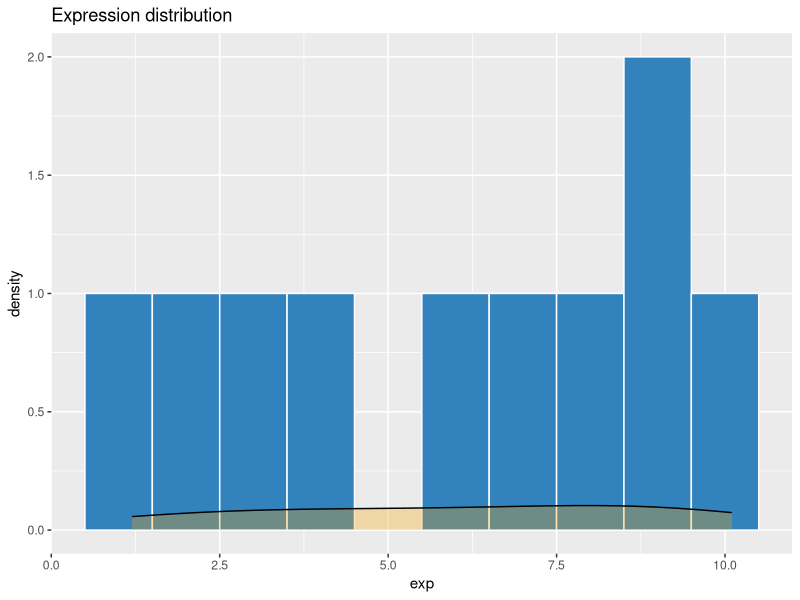
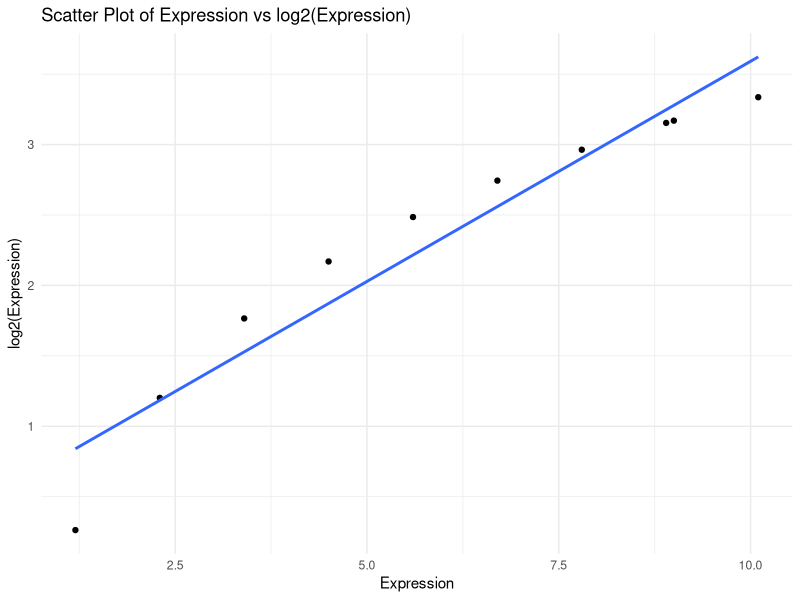
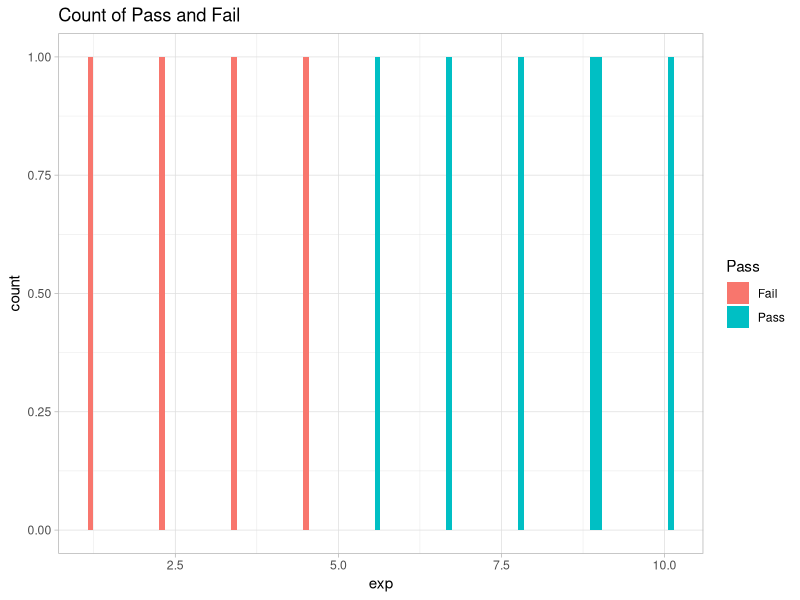
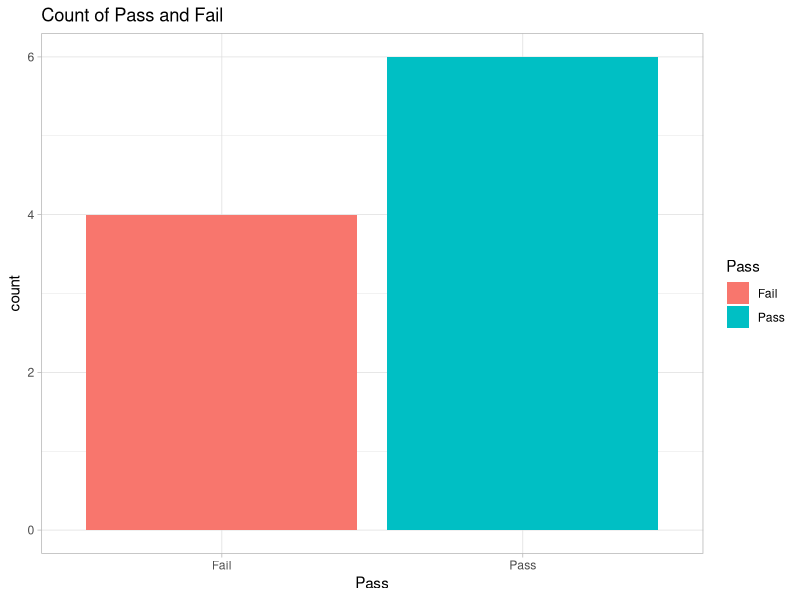
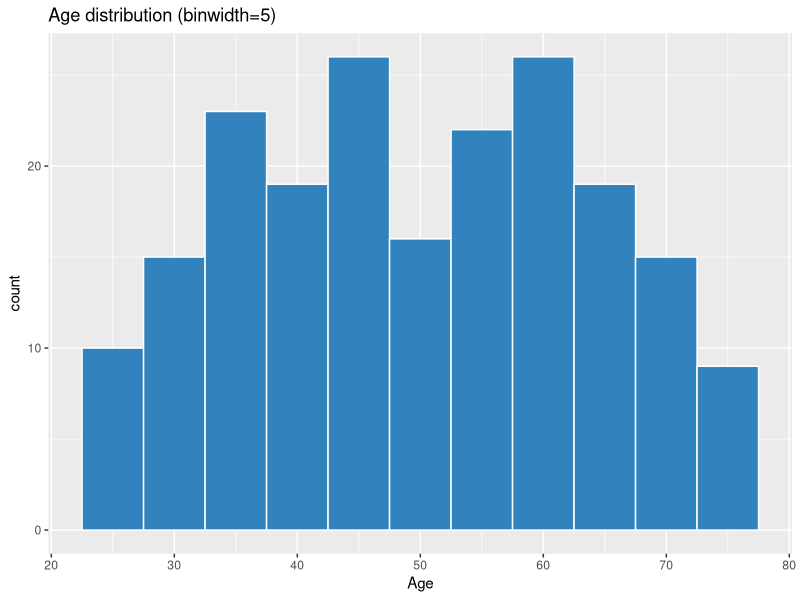
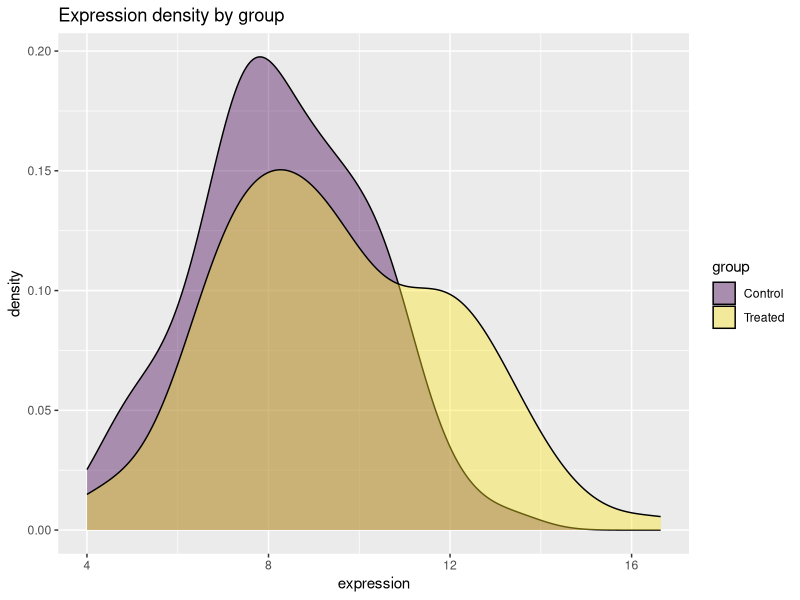
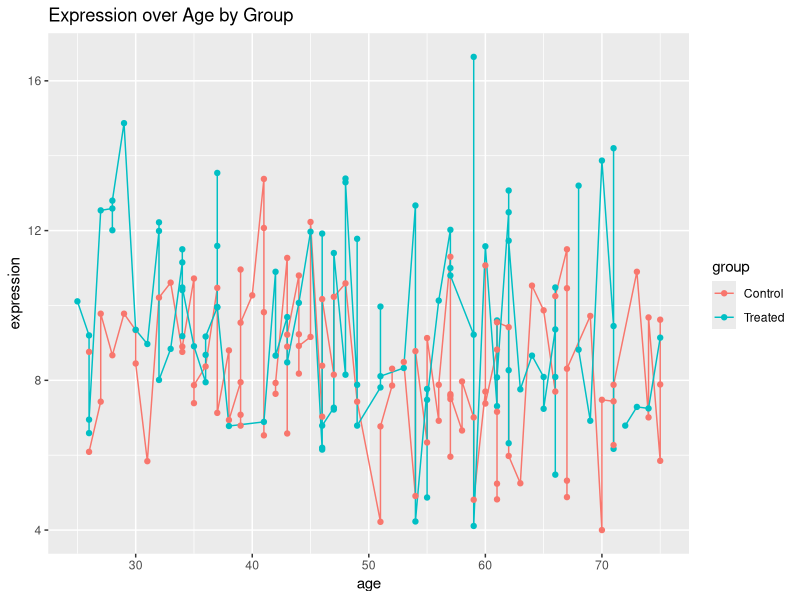
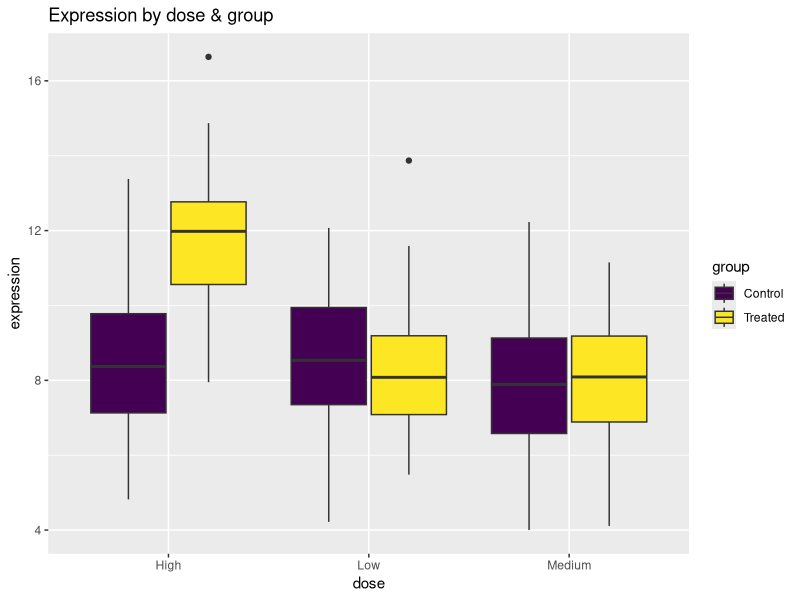

These figures' R source, in order:
## ---- chunk 1
# knitr::opts_knit$set(root.dir = "/workspaces/codespaces_RStudio/course_materials/R_basics")

# Set your working directory once per session
getwd()
setwd("/workspaces/codespaces_RStudio/course_materials/R_basics")


# Install required libraries once:

install.packages(c("tidyverse", "viridis", "GGally"))
## ---- chunk 2
# Basic arithmetic
2 + 2  # Addition
5 * 3  # Multiplication
10 / 2 # Division

## ---- chunk 3

x <- 10    # arrow assignment 
y = 5      # equals also valid
x


x + y      # addition
x * y      # multiplication
x ^ 2      # exponentiation
x > y      # logical test

## ---- chunk 4

my_numeric <- 42.0
my_char    <- "Hello"
my_logical <- TRUE

class(my_numeric)   # "numeric"
my_numeric <- as.character(my_numeric)  # "42"
## ---- chunk 5
v <- c(1,2,3,4,5)
str(v)         # structure
summary(v)     # summary stats
length(v)      # 5
## ---- chunk 6

v <- c(10, 20, 30, 40, 50)

v[1]       # Access the first element
v[2:4]     # Access elements from index 2 to 4
v[c(1, 5)] # Access the 1st and 5th elements
v[v > 25]  # Subset elements greater than 25
## ---- chunk 7
# Create a 3x3 matrix
m <- matrix(1:9, nrow = 3, byrow = TRUE)

m[2, 3]         # Access the element in the 2nd row, 3rd column
dim(m)          # Get the dimensions of the matrix (rows and columns)
m[1, ]          # Access the entire first row
m[, 2]          # Access the entire second column
## ---- chunk 8
# Create a list containing a vector and a matrix
my_list <- list(a = v, b = m)

my_list$a      # Access the vector by name
my_list$b      # Access the matrix by name
my_list[[1]]   # Access the first element of the list (vector)
my_list[[2]][2, 3]  # Access the 2nd row, 3rd column of the matrix in the list
## ---- chunk 9
# Create a data frame with 3 columns 10 rows
df <- data.frame(gene = c("G1","G2","G3","G4","G5","G6","G7","G8","G9","G10"),
                 exp =  c(1.2, 3.4, 5.6, 7.8, 9.0, 2.3, 4.5, 6.7, 8.9, 10.1),
                 group = c("A", "B", "A", "B", "A", "B", "A", "B", "A", "B"),
                 stringsAsFactors = FALSE)
str(df)
summary(df)

# Accessing data frame elements
# Accessing data frame elements
df$gene        # Access the "gene" column
df[1, ]       # Access the first row
df[ , 2]      # Access the second column
df[df$exp > 5, ] # Subset rows where exp is greater than 5
df[df$group == "A", ] # Subset rows where group is "A"
df[df$exp > 5 & df$group == "A", ] # Subset rows where exp is greater than 5 and group is "A"
# Adding a new column
df$Pass <- ifelse(df$exp > 5, "Pass", "Fail")
df
## ---- chunk 10
# Create a factor variable
df$group <- factor(df$group, levels = c("A", "B"), labels = c("Group A", "Group B"))
df$group
# Check the structure of the data frame
str(df)
# Convert a character vector to a factor
df$gene <- factor(df$gene)
df$gene
# Check the levels of the factor
levels(df$gene)
# Convert a factor back to a character vector
df$gene <- as.character(df$gene)
df$gene
## ---- chunk 11

library(dplyr)
## ---- chunk 12
# Select specific columns
df_selected <- select(df, gene, exp)
df_selected
## ---- chunk 13
# Filter rows based on a condition
df_filtered <- filter(df, exp > 5)
df_filtered
## ---- chunk 14
# Add a new column
df_mutated <- mutate(df, Pass = ifelse(exp > 5, "Pass", "Fail"))
df_mutated
## ---- chunk 15
# Sort rows by Score in descending order
df_arranged <- arrange(df, desc(exp))
df_arranged
## ---- chunk 16
library(dplyr)

df %>%
  group_by(group) %>%
  summarise(mean_expr = mean(exp),
            count     = n())

# Group by Pass/Fail and calculate average expression
df_grouped <- df %>%
  mutate(Pass = ifelse(exp > 5, "Pass", "Fail")) %>%
  group_by(Pass) %>%
  summarise(mean_exp = mean(exp))
df_grouped

## ---- chunk 17
# Example: Convert wide data to long format
library(tidyr)
wide <- data.frame(id = 1:2, A = c(5,7), B = c(2,3))
wide 
long <- wide %>%
  pivot_longer(cols = A:B,
               names_to  = "marker",
               values_to = "value")
long 
## ---- chunk 18
# Example: Convert long data back to wide format
wide_again <- long %>%
  pivot_wider(names_from = marker,
              values_from = value)
wide_again
## ---- chunk 19

library(ggplot2)
## ---- chunk 20
ggplot(df, aes(exp)) +
  geom_histogram(binwidth = 1, fill = "#3182bd", colour = "white") +
  geom_density(alpha = .3, fill = "orange") +
  labs(title = "Expression distribution")

## ---- chunk 21
# Create a scatter plot
ggplot(df, aes(exp, log2(exp))) +
  geom_point() +
  geom_smooth(method = "lm", se = FALSE) +
  labs(title = "Scatter Plot of Expression vs log2(Expression)",
    x = "Expression",
    y = "log2(Expression)") +
  theme_minimal() 
## ---- chunk 22
# Create a bar plot
ggplot(df , aes(x = exp, fill = Pass)) +
  geom_bar() +
  theme_light() +
  labs(title = "Count of Pass and Fail")
## ---- chunk 23
ggplot(df, aes(x = Pass, fill = Pass)) +
  geom_bar() +
  theme_light() +
  labs(title = "Count of Pass and Fail")
## ---- chunk 24

library(readr)
biomed <- read_csv("biomed_data.csv", show_col_types = FALSE)
glimpse(biomed)      # columns & types
summary(biomed)      # summary stats & NAs
## ---- chunk 25

# Keep only patient_id, age, group, expression
biomed %>%
  select(patient_id, age, group, expression) %>%
  head(5)

# Keep only patient_id, age, group, expression
biomed_filtered <- biomed %>%
  select(patient_id, age, group, expression) %>%
  filter(age > 30 & group == "Treated")
biomed_filtered
## ---- chunk 26
# Patients older than 60 in Treated group
biomed %>%
  filter(age > 60, group == "Treated") %>%
  select(patient_id, age, group)
## ---- chunk 27
# Add a new column for age category and sort by expression
biomed_mutated <- biomed %>%
  mutate(age_category = ifelse(age > 50, "Senior", "Adult")) %>%
  arrange(desc(expression))
biomed_mutated
## ---- chunk 28
# Mean expression & count per group & dose
biomed %>%
  group_by(group, dose) %>%
  summarise(mean_expr = mean(expression, na.rm = TRUE),
            sd_expr   = sd(expression, na.rm = TRUE),
            n         = n())
## ---- chunk 29
# Group by group and calculate mean expression
biomed_summary <- biomed %>%
  group_by(group) %>%
  summarise(mean_expression = mean(expression, na.rm = TRUE),
            count = n())
biomed_summary
## ---- chunk 30
# Frequency table of region
biomed %>%
  count(region) %>%
  arrange(desc(n))
## ---- chunk 31
# Combine all steps into a single pipeline    <!-- filter(age > 30 & group == "Treatment") %>% -->
biomed_pipeline <- biomed %>%
  select(patient_id, age, group, expression) %>%
  
  mutate(age_category = ifelse(age > 50, "Senior", "Young")) %>%
  group_by(age_category) %>%
  summarise(mean_expression = mean(expression, na.rm = TRUE),
            count = n()) %>%
  arrange(desc(mean_expression))
biomed_pipeline
## ---- chunk 32
ggplot(biomed, aes(age)) +
  geom_histogram(binwidth = 5, fill = "#3182bd", colour = "white") +
  labs(title = "Age distribution (binwidth=5)", x = "Age")
## ---- chunk 33
ggplot(biomed, aes(expression, fill = group)) +
  geom_density(alpha = .4) +
  scale_fill_viridis_d() +
  labs(title = "Expression density by group")
## ---- chunk 34
# Line plot showing trends over time
ggplot(biomed, aes(x = age, y = expression, group = group, colour = group)) +
  geom_line() +
  geom_point() +
  labs(title = "Expression over Age by Group")

## ---- chunk 35
ggplot(biomed, aes(dose, expression, fill = group)) +
  geom_boxplot(position = position_dodge(width = .8)) +
  scale_fill_viridis_d() +
  labs(title = "Expression by dose & group")
## ---- chunk 36
ggplot(biomed, aes(region, marker_D, fill = region)) +
  geom_violin(trim = FALSE, alpha = .5) +
  geom_boxplot(width = .1, colour = "black", outlier.shape = NA) +
  scale_fill_viridis_d() +
  labs(title = "Marker_D distribution by region") +
  theme(axis.text.x = element_text(angle = 45, hjust = 1))
## ---- chunk 37
ggplot(biomed, aes(marker_A, marker_B, colour = dose)) +
  geom_point(alpha = .6) +
  geom_smooth(method = "lm", se = FALSE) +
  facet_wrap(~ dose) +
  scale_colour_viridis_d() +
  labs(title = "marker_B vs marker_A by dose")
## ---- chunk 38
ggplot(biomed, aes(age, heart_rate, colour = group)) +
  geom_jitter(width = .5, height = 0) +
  scale_colour_viridis_d() +
  labs(title = "Heart rate vs age (jittered)") +
  theme_minimal()
## ---- chunk 39
ggplot(biomed, aes(marker_E, fill = group)) +
  geom_histogram(bins = 20, alpha = .6) +
  facet_grid(group ~ dose) +
  scale_fill_viridis_d() +
  labs(title = "marker_E distribution, group × dose")
## ---- chunk 40
ggplot(biomed, aes(region, fill = group)) +
  geom_bar(position = "dodge") +
  scale_fill_viridis_d() +
  labs(title = "Patient counts by region & group")
## ---- chunk 41
library(GGally)
# Create a pairwise scatterplot matrix
ggpairs(biomed, columns = c("marker_A", "marker_B", "marker_C", "marker_D"),
        aes(colour = group, alpha = 0.5)) +
  theme_minimal() +
  labs(title = "Pairwise scatterplot matrix")
## ---- chunk 42
# Compute correlation matrix
cor_matrix <- cor(biomed[, c("marker_A", "marker_B", "marker_C", "marker_D")], use = "pairwise.complete.obs")
# Convert to long form
library(tidyr)
# Convert correlation matrix to long format without using rownames_to_column
Long <- as.data.frame(as.table(cor_matrix))
# Plot heatmap
ggplot(Long, aes(Var1, Var2, fill = Freq)) +
  geom_tile() +
  scale_fill_gradient2(low = "blue", mid = "white", high = "red",
                       midpoint = 0) +
  labs(title = "Correlation heatmap") +
  theme(axis.text.x = element_text(angle=45, hjust=1))

## ---- chunk 43
# Compute correlation matrix
nums <- biomed %>%
  select(marker_A, marker_B, marker_C, marker_D,
         marker_E, expression, heart_rate, RBC_count) %>%
  cor(use = "pairwise.complete.obs")

# Convert to long form
library(tidyr)
# corr_long <- as.data.frame(nums) %>%
#   rownames_to_column("var1") %>%
#   pivot_longer(-var1, names_to="var2", values_to="corr")
# 
# # Plot heatmap
# ggplot(corr_long, aes(var1, var2, fill = corr)) +
#   geom_tile() +
#   scale_fill_gradient2(low = "blue", mid = "white", high = "red",
#                        midpoint = 0) +
#   labs(title = "Correlation heatmap") +
#   theme(axis.text.x = element_text(angle=45, hjust=1))
library(tidyr)
Long <- as.data.frame(as.table(nums))
# Plot heatmap
ggplot(Long, aes(Var1, Var2, fill = Freq)) +
  geom_tile() +
  scale_fill_gradient2(low = "blue", mid = "white", high = "red",
                       midpoint = 0) +
  labs(title = "Correlation heatmap") +
  theme(axis.text.x = element_text(angle=45, hjust=1))
